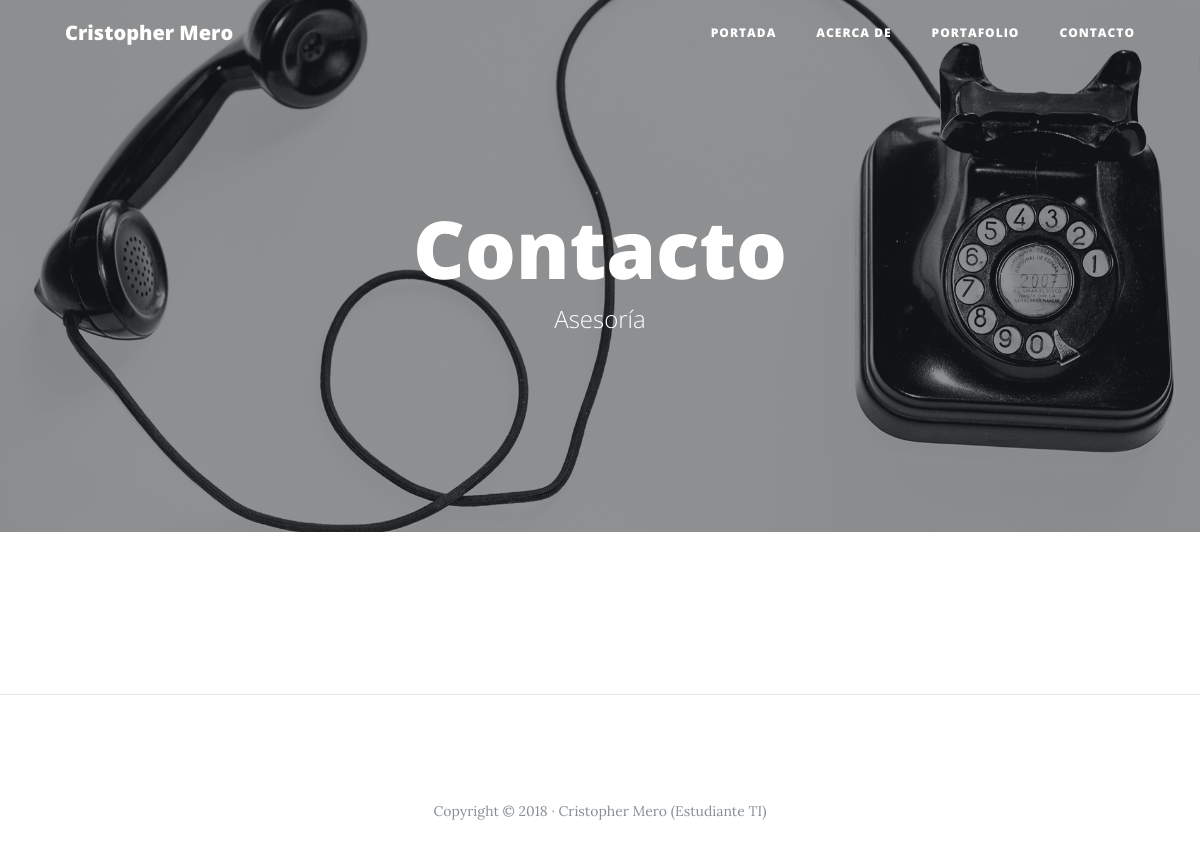
/contact, run on an earlier commit of the app's database.
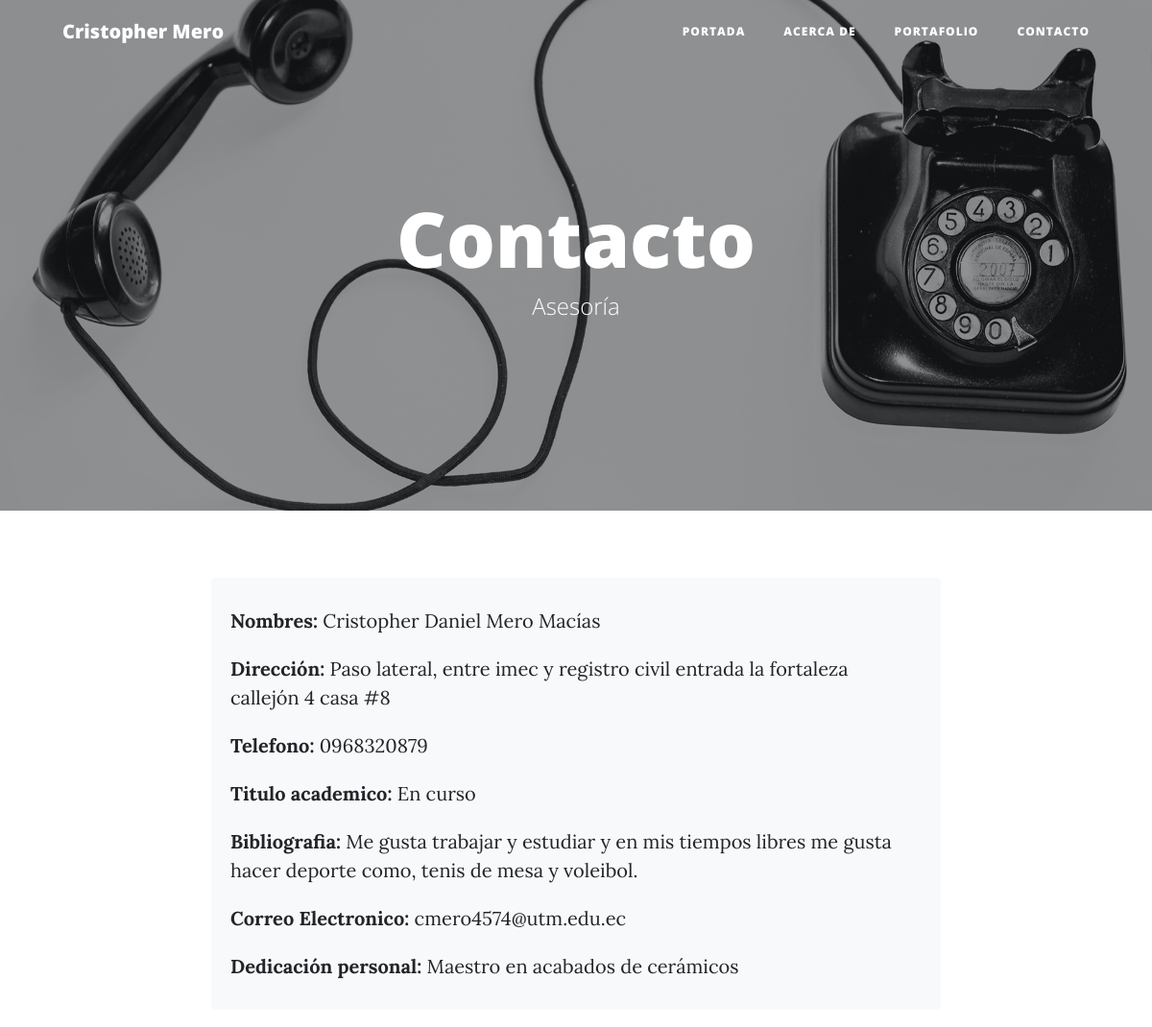
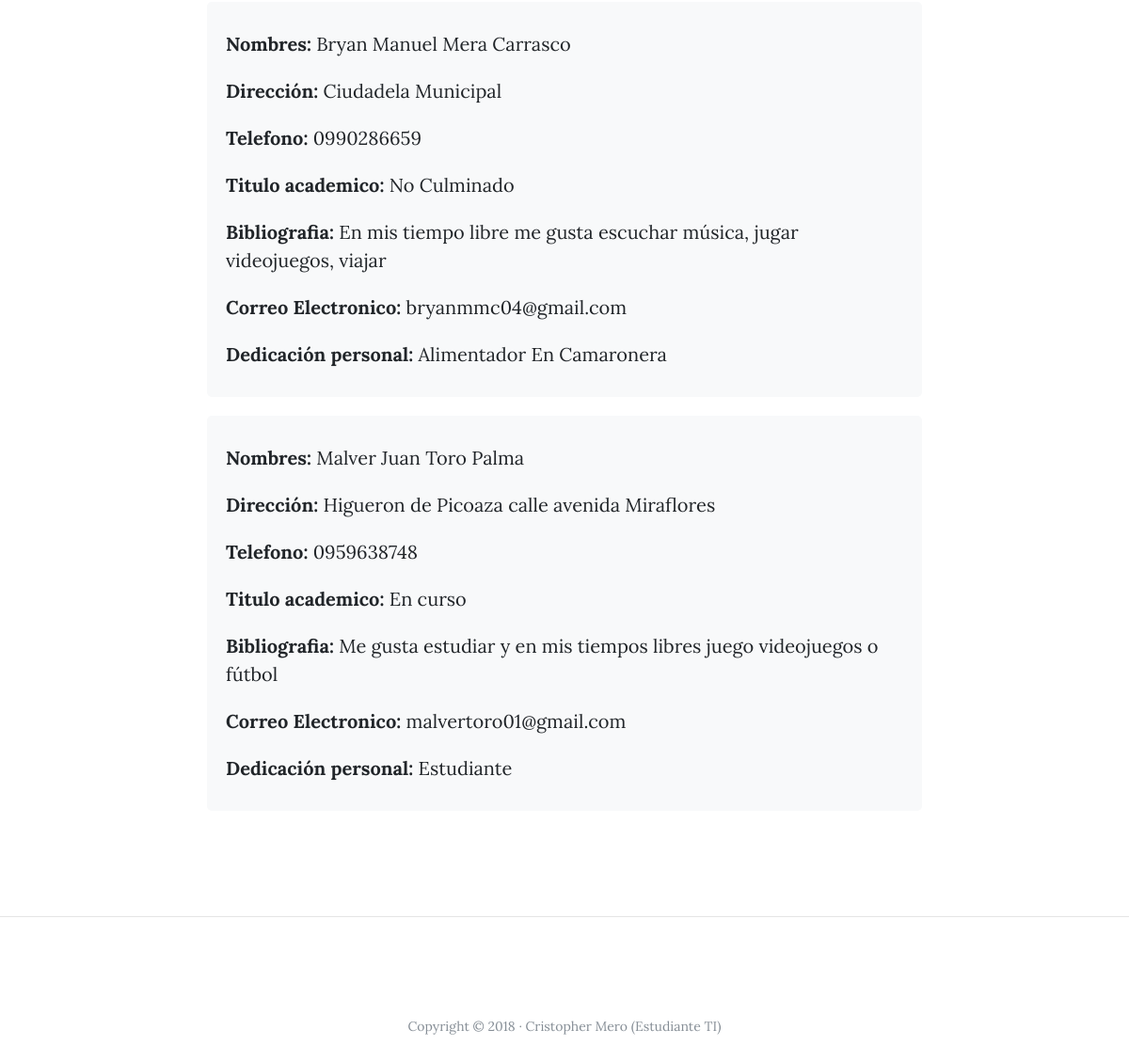
And on a later commit of the database (2 pictures, top to bottom).
### core/models.py (models this page shows, shortened)
class Persona(models.Model):
    nombres = models.CharField(max_length=50, verbose_name="Nombres")
    apellidos = models.CharField(max_length=50, verbose_name="Apellidos")
    direction = models.CharField(max_length=100, verbose_name="Dirección")
    telefono = models.CharField(max_length=10, verbose_name="Telefono")
    titulo = models.CharField(max_length=100, verbose_name="Titulo Academico")
    biografia = models.TextField(max_length=1000, verbose_name="Biografia")
    correo = models.CharField(max_length=30, verbose_name="Correo Electronico")
    dedicacion = models.CharField(max_length=100, verbose_name="Dedicación Personal")
    created = models.DateTimeField(auto_now_add=True, verbose_name="Fecha de creación")
    updated = models.DateTimeField(auto_now=True, verbose_name="Fecha de actualización")
    class Meta:
        verbose_name = "Persona"
        verbose_name_plural = "Personas"
        ordering = ['-created']
        db_table = 'persona'

### core/views.py (the view)
# urls.py: path('contact', views.contact, name='contact'),
def contact(request):
    persona = Persona.objects.all()
    return render(request, 'core/contact.html', {
        'personas': persona
    })

### templates/core/contact.html (shortened to what this page needs)
{% load static %}
<!DOCTYPE html>
<html lang="es">
  <head>
    <link href="{% static 'vendor/bootstrap/css/bootstrap.min.css' %}" rel="stylesheet">
    <link href="{% static 'vendor/font-awesome/css/font-awesome.min.css' %}" rel="stylesheet" type="text/css' %}">
    <link href="{% static 'css/clean-blog.min.css' %}" rel="stylesheet">
  </head>
  <body>
    <nav class="navbar navbar-expand-lg navbar-light fixed-top" id="mainNav">
      <div class="container">
        <a class="navbar-brand" href={% url 'index' %}>Cristopher Mero</a>
        <div class="collapse navbar-collapse" id="navbarResponsive">
          <ul class="navbar-nav ml-auto">
            <li class="nav-item">
              <a class="nav-link" href={% url 'index' %}>Portada</a>
            </li>
            <li class="nav-item">
              <a class="nav-link" href={% url 'about' %}>Acerca de</a>
            </li>
            <li class="nav-item">
              <a class="nav-link" href={% url 'portfolio' %}>Portafolio</a>
            </li>
            <li class="nav-item">
              <a class="nav-link" href={% url 'contact' %}>Contacto</a>
            </li>
          </ul>
        </div>
      </div>
    </nav>
    <header class="masthead" style="background-image: url({% static 'img/contact-bg.jpg'%})">
      <div class="overlay"></div>
      <div class="container">
        <div class="row">
          <div class="col-lg-8 col-md-10 mx-auto">
            <div class="site-heading">
              <h1>Contacto</h1>
              <span class="subheading">Asesoría</span>
            </div>
          </div>
        </div>
      </div>
    </header>
    <div class="container clase">
        {% for persona in personas %}
        <div class = "personas">
          <p><b>Nombres:</b> {{ persona.nombres }} {{ persona.apellidos }}</p>
          <p><b>Dirección:</b> {{ persona.direction }}</p>
          <p><b>Telefono:</b> {{ persona.telefono }}</p>
          <p><b>Titulo academico:</b> {{ persona.titulo }}</p>
          <p><b>Bibliografia:</b> {{ persona.biografia }}</p>
          <p><b>Correo Electronico:</b> {{ persona.correo }}</p>
          <p><b>Dedicación personal:</b> {{ persona.dedicacion }}</p>
        </div>
        {% endfor%}
    </div>
    <hr>
    <footer>
      <div class="container">
        <div class="row">
          <div class="col-lg-8 col-md-10 mx-auto">
            <ul class="list-inline text-center">
            </ul>
            <p class="copyright text-muted">Copyright &copy; 2018 · Cristopher Mero (Estudiante TI) </p>
          </div>
        </div>
      </div>
    </footer>
  </body>
</html>

What changed in the data, as far as the page shows it:
added Persona: nombres "Malver Juan", apellidos "Toro Palma", direction "Higueron de Picoaza calle avenida Miraflores", telefono "0959638748", titulo "En curso", biografia "Me gusta estudiar y en mis tiempos libres juego videojuegos o fútbol", correo "malvertoro01@gmail.com", dedicacion "Estudiante"
added Persona: nombres "Bryan Manuel", apellidos "Mera Carrasco", direction "Ciudadela Municipal", telefono "0990286659", titulo "No Culminado", biografia "En mis tiempo libre me gusta escuchar música, jugar videojuegos, viajar", correo "bryanmmc04@gmail.com", dedicacion "Alimentador En Camaronera"
added Persona: nombres "Cristopher Daniel", apellidos "Mero Macías", direction "Paso lateral, entre imec y registro civil entrada la fortaleza callejón 4 casa #8", telefono "0968320879", titulo "En curso", biografia "Me gusta trabajar y estudiar y en mis tiempos libres me gusta hacer deporte como, tenis de mesa y voleibol.", correo "cmero4574@utm.edu.ec", dedicacion "Maestro en acabados de cerámicos"
